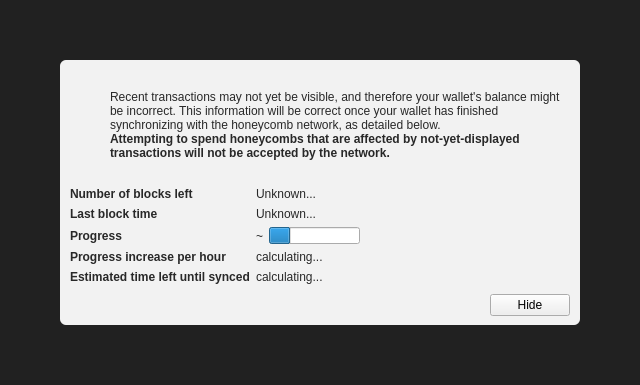
<?xml version="1.0" encoding="UTF-8"?>
<ui version="4.0">
 <class>ModalOverlay</class>
 <widget class="ModalOverlay" name="ModalOverlay">
  <property name="geometry">
   <rect>
    <x>0</x>
    <y>0</y>
    <width>640</width>
    <height>385</height>
   </rect>
  </property>
  <property name="windowTitle">
   <string>Form</string>
  </property>
  <layout class="QVBoxLayout" name="verticalLayout" stretch="0">
   <property name="sizeConstraint">
    <enum>QLayout::SetDefaultConstraint</enum>
   </property>
   <property name="leftMargin">
    <number>0</number>
   </property>
   <property name="topMargin">
    <number>0</number>
   </property>
   <property name="rightMargin">
    <number>0</number>
   </property>
   <property name="bottomMargin">
    <number>0</number>
   </property>
   <item>
    <widget class="QWidget" name="bgWidget" native="true">
     <property name="styleSheet">
      <string notr="true">#bgWidget { background: rgba(0,0,0,220); }</string>
     </property>
     <layout class="QVBoxLayout" name="verticalLayoutMain" stretch="1">
      <property name="leftMargin">
       <number>60</number>
      </property>
      <property name="topMargin">
       <number>60</number>
      </property>
      <property name="rightMargin">
       <number>60</number>
      </property>
      <property name="bottomMargin">
       <number>60</number>
      </property>
      <item>
       <widget class="QWidget" name="contentWidget" native="true">
        <property name="styleSheet">
         <string notr="true">#contentWidget { background: rgba(255,255,255,240); border-radius: 6px; }

QLabel { color: rgb(40,40,40);  }</string>
        </property>
        <layout class="QVBoxLayout" name="verticalLayoutSub" stretch="1,0,0,0">
         <property name="spacing">
          <number>0</number>
         </property>
         <property name="leftMargin">
          <number>10</number>
         </property>
         <property name="topMargin">
          <number>10</number>
         </property>
         <property name="rightMargin">
          <number>10</number>
         </property>
         <property name="bottomMargin">
          <number>10</number>
         </property>
         <item>
          <layout class="QHBoxLayout" name="horizontalLayoutIconText" stretch="0,1">
           <property name="topMargin">
            <number>20</number>
           </property>
           <item>
            <layout class="QVBoxLayout" name="verticalLayoutIcon">
             <property name="leftMargin">
              <number>0</number>
             </property>
             <item>
              <widget class="QPushButton" name="warningIcon">
               <property name="enabled">
                <bool>false</bool>
               </property>
               <property name="text">
                <string/>
               </property>
               <property name="icon">
                <iconset>
                 <normaloff>:/icons/warning</normaloff>
                 <disabledoff>:/icons/warning</disabledoff>:/icons/warning</iconset>
               </property>
               <property name="iconSize">
                <size>
                 <width>48</width>
                 <height>48</height>
                </size>
               </property>
               <property name="flat">
                <bool>true</bool>
               </property>
              </widget>
             </item>
             <item>
              <spacer name="verticalSpacerWarningIcon">
               <property name="orientation">
                <enum>Qt::Vertical</enum>
               </property>
               <property name="sizeHint" stdset="0">
                <size>
                 <width>20</width>
                 <height>40</height>
                </size>
               </property>
              </spacer>
             </item>
            </layout>
           </item>
           <item>
            <layout class="QVBoxLayout" name="verticalLayoutInfoText">
             <property name="leftMargin">
              <number>0</number>
             </property>
             <property name="topMargin">
              <number>0</number>
             </property>
             <item>
              <widget class="QLabel" name="infoText">
               <property name="text">
                <string>Recent transactions may not yet be visible, and therefore your wallet's balance might be incorrect. This information will be correct once your wallet has finished synchronizing with the honeycomb network, as detailed below.</string>
               </property>
               <property name="textFormat">
                <enum>Qt::RichText</enum>
               </property>
               <property name="wordWrap">
                <bool>true</bool>
               </property>
              </widget>
             </item>
             <item>
              <widget class="QLabel" name="infoTextStrong">
               <property name="font">
                <font>
                 <weight>75</weight>
                 <bold>true</bold>
                </font>
               </property>
               <property name="text">
                <string>Attempting to spend honeycombs that are affected by not-yet-displayed transactions will not be accepted by the network.</string>
               </property>
               <property name="textFormat">
                <enum>Qt::RichText</enum>
               </property>
               <property name="wordWrap">
                <bool>true</bool>
               </property>
              </widget>
             </item>
             <item>
              <spacer name="verticalSpacerInTextSpace">
               <property name="orientation">
                <enum>Qt::Vertical</enum>
               </property>
               <property name="sizeHint" stdset="0">
                <size>
                 <width>20</width>
                 <height>40</height>
                </size>
               </property>
              </spacer>
             </item>
            </layout>
           </item>
          </layout>
         </item>
         <item>
          <spacer name="verticalSpacerAfterText">
           <property name="orientation">
            <enum>Qt::Vertical</enum>
           </property>
           <property name="sizeHint" stdset="0">
            <size>
             <width>20</width>
             <height>40</height>
            </size>
           </property>
          </spacer>
         </item>
         <item>
          <layout class="QFormLayout" name="formLayout">
           <property name="fieldGrowthPolicy">
            <enum>QFormLayout::FieldsStayAtSizeHint</enum>
           </property>
           <property name="horizontalSpacing">
            <number>6</number>
           </property>
           <property name="verticalSpacing">
            <number>6</number>
           </property>
           <property name="topMargin">
            <number>10</number>
           </property>
           <item row="0" column="0">
            <widget class="QLabel" name="labelNumberOfBlocksLeft">
             <property name="font">
              <font>
               <weight>75</weight>
               <bold>true</bold>
              </font>
             </property>
             <property name="text">
              <string>Number of blocks left</string>
             </property>
            </widget>
           </item>
           <item row="0" column="1">
            <widget class="QLabel" name="numberOfBlocksLeft">
             <property name="text">
              <string>Unknown...</string>
             </property>
            </widget>
           </item>
           <item row="1" column="0">
            <widget class="QLabel" name="labelLastBlockTime">
             <property name="font">
              <font>
               <weight>75</weight>
               <bold>true</bold>
              </font>
             </property>
             <property name="text">
              <string>Last block time</string>
             </property>
            </widget>
           </item>
           <item row="1" column="1">
            <widget class="QLabel" name="newestBlockDate">
             <property name="sizePolicy">
              <sizepolicy hsizetype="Maximum" vsizetype="Preferred">
               <horstretch>0</horstretch>
               <verstretch>0</verstretch>
              </sizepolicy>
             </property>
             <property name="text">
              <string>Unknown...</string>
             </property>
            </widget>
           </item>
           <item row="2" column="0">
            <widget class="QLabel" name="labelSyncDone">
             <property name="font">
              <font>
               <weight>75</weight>
               <bold>true</bold>
              </font>
             </property>
             <property name="text">
              <string>Progress</string>
             </property>
            </widget>
           </item>
           <item row="2" column="1">
            <layout class="QHBoxLayout" name="horizontalLayoutSync" stretch="0,1">
             <item>
              <widget class="QLabel" name="percentageProgress">
               <property name="text">
                <string notr="true">~</string>
               </property>
              </widget>
             </item>
             <item>
              <widget class="QProgressBar" name="progressBar">
               <property name="value">
                <number>24</number>
               </property>
               <property name="format">
                <string/>
               </property>
              </widget>
             </item>
            </layout>
           </item>
           <item row="4" column="0">
            <widget class="QLabel" name="labelProgressIncrease">
             <property name="font">
              <font>
               <weight>75</weight>
               <bold>true</bold>
              </font>
             </property>
             <property name="text">
              <string>Progress increase per hour</string>
             </property>
            </widget>
           </item>
           <item row="4" column="1">
            <widget class="QLabel" name="progressIncreasePerH">
             <property name="text">
              <string>calculating...</string>
             </property>
            </widget>
           </item>
           <item row="5" column="0">
            <widget class="QLabel" name="labelEstimatedTimeLeft">
             <property name="font">
              <font>
               <weight>75</weight>
               <bold>true</bold>
              </font>
             </property>
             <property name="text">
              <string>Estimated time left until synced</string>
             </property>
            </widget>
           </item>
           <item row="5" column="1">
            <widget class="QLabel" name="expectedTimeLeft">
             <property name="text">
              <string>calculating...</string>
             </property>
            </widget>
           </item>
          </layout>
         </item>
         <item>
          <layout class="QHBoxLayout" name="horizontalLayoutButtons">
           <property name="leftMargin">
            <number>10</number>
           </property>
           <property name="topMargin">
            <number>10</number>
           </property>
           <item>
            <spacer name="horizontalSpacer">
             <property name="orientation">
              <enum>Qt::Horizontal</enum>
             </property>
             <property name="sizeHint" stdset="0">
              <size>
               <width>40</width>
               <height>20</height>
              </size>
             </property>
            </spacer>
           </item>
           <item>
            <widget class="QPushButton" name="closeButton">
             <property name="text">
              <string>Hide</string>
             </property>
            </widget>
           </item>
          </layout>
         </item>
        </layout>
       </widget>
      </item>
     </layout>
    </widget>
   </item>
  </layout>
 </widget>
 <customwidgets>
  <customwidget>
   <class>ModalOverlay</class>
   <extends>QWidget</extends>
   <header>modaloverlay.h</header>
   <container>1</container>
  </customwidget>
 </customwidgets>
 <resources/>
 <connections/>
</ui>
